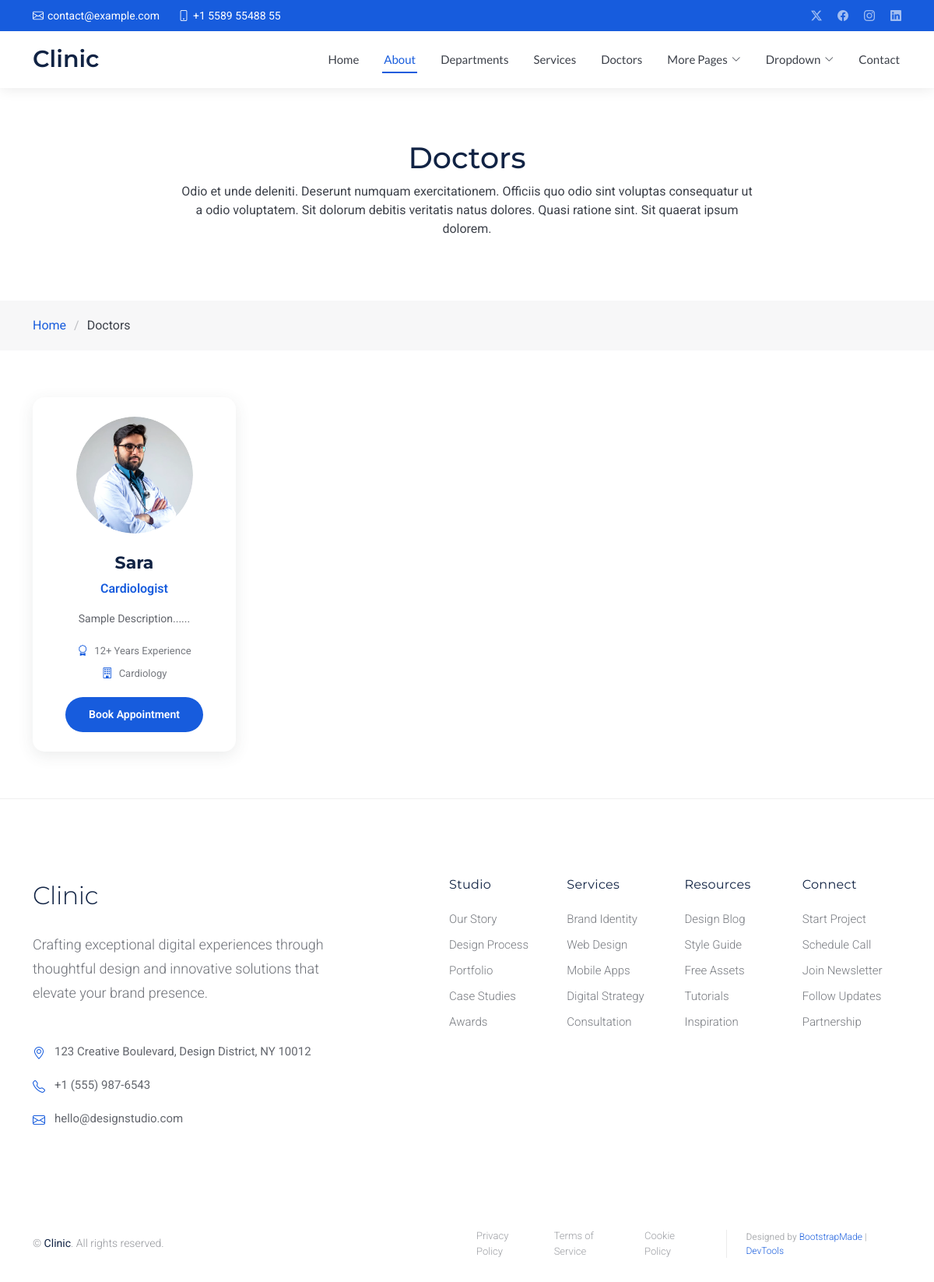
/doctor, run on an earlier commit of the app's database.
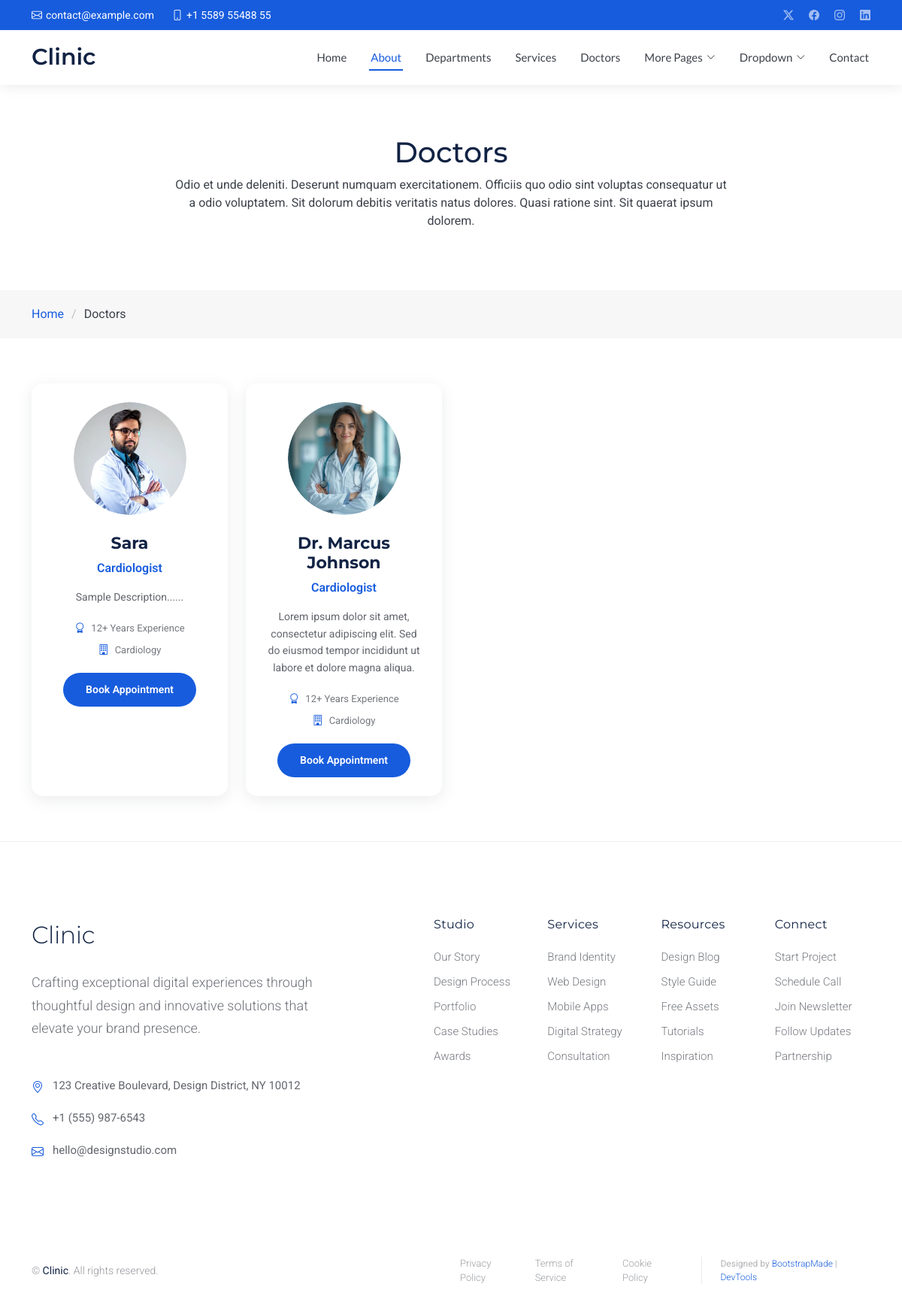
And on a later commit of the database.
### app/models.py (models this page shows, shortened)
class Doctor(models.Model):
    Doctor_name = models.CharField(max_length=100)
    Experience = models.CharField(max_length=100)
    Department_Name = models.CharField(max_length=15)
    Description = models.TextField()
    image = models.ImageField(upload_to= getFileName, null=True, blank=True)
    status = models.BooleanField(default=False, help_text="0:Show, 1:Hidden")
    specialist = models.CharField(max_length=100)
    created_at = models.DateTimeField(auto_now_add=True)

### app/views.py (the view)
# urls.py: path('doctor', views.doctor),
def doctor (request):
    doctors = Doctor.objects.filter(status=False)
    context = {'doctors': doctors}
    return render (request, 'doctors.html', context)

### app/templates/doctors.html (shortened to what this page needs)
{% extends 'base.html' %}
{% load static %}
{% block content %}
<main class="main">
  <div class="page-title">
    <div class="heading">
      <div class="container">
        <div class="row d-flex justify-content-center text-center">
          <div class="col-lg-8">
            <h1 class="heading-title">Doctors</h1>
            <p class="mb-0">
              Odio et unde deleniti. Deserunt numquam exercitationem. Officiis quo
              odio sint voluptas consequatur ut a odio voluptatem. Sit dolorum
              debitis veritatis natus dolores. Quasi ratione sint. Sit quaerat
              ipsum dolorem.
            </p>
          </div>
        </div>
      </div>
    </div>
    <nav class="breadcrumbs">
      <div class="container">
        <ol>
          <li><a href="/">Home</a></li>
          <li class="current">Doctors</li>
        </ol>
      </div>
    </nav>
  </div>
  <section id="doctors" class="doctors section">
    <div class="container" data-aos="fade-up" data-aos-delay="100">
      <div class="row gy-4">
        {% for doctor in doctors %}
        <div class="col-lg-3 col-md-6" data-aos="fade-up" data-aos-delay="100">
          <div class="doctor-card">
            <div class="doctor-image">
            </div>
            <div class="doctor-content">
              <h4>{{ doctor.Doctor_name }}</h4>
              <span class="specialty">{{ doctor.specialist }}</span>
              <p>{{ doctor.Description }}</p>
              <div class="doctor-meta">
                <div class="experience">
                  <i class="bi bi-award"></i>
                  <span>{{ doctor.Experience }}+ Years Experience</span>
                </div>
                <div class="department">
                  <i class="bi bi-building"></i>
                  <span>{{ doctor.Department_Name }}</span>
                </div>
              </div>
              <a href="/appointment" class="btn-appointment">Book Appointment</a>
            </div>
          </div>
        </div>
        {% endfor %}
      </div>
    </div>
  </section>
</main>
{% endblock %}

### app/templates/base.html (shortened to what this page needs)
<!DOCTYPE html>
<html lang="en">
{% load static %}
<head>
  <link href="{% static 'assets/vendor/bootstrap/css/bootstrap.min.css' %}" rel="stylesheet">
  <link href="{% static 'assets/vendor/bootstrap-icons/bootstrap-icons.css' %}" rel="stylesheet">
  <link href="{% static 'assets/vendor/aos/aos.css' %}" rel="stylesheet">
  <link href="{% static 'assets/vendor/glightbox/css/glightbox.min.css' %}" rel="stylesheet">
  <link href="{% static 'assets/vendor/fontawesome-free/css/all.min.css' %}" rel="stylesheet">
  <link href="{% static 'assets/vendor/swiper/swiper-bundle.min.css' %}" rel="stylesheet">
  <link href="{% static 'assets/css/main.css' %}" rel="stylesheet">
</head>
<body class="about-page">
  <header id="header" class="header fixed-top">
    <div class="topbar d-flex align-items-center dark-background">
      <div class="container d-flex justify-content-center justify-content-md-between">
        <div class="contact-info d-flex align-items-center">
          <i class="bi bi-envelope d-flex align-items-center"><a href="mailto:contact@example.com">contact@example.com</a></i>
          <i class="bi bi-phone d-flex align-items-center ms-4"><span>+1 5589 55488 55</span></i>
        </div>
        <div class="social-links d-none d-md-flex align-items-center">
          <a href="#" class="twitter"><i class="bi bi-twitter-x"></i></a>
          <a href="#" class="facebook"><i class="bi bi-facebook"></i></a>
          <a href="#" class="instagram"><i class="bi bi-instagram"></i></a>
          <a href="#" class="linkedin"><i class="bi bi-linkedin"></i></a>
        </div>
      </div>
    </div>
    <div class="branding d-flex align-items-cente">
      <div class="container position-relative d-flex align-items-center justify-content-between">
        <a href="/" class="logo d-flex align-items-center">
          <h1 class="sitename">Clinic</h1>
        </a>
        <nav id="navmenu" class="navmenu">
          <ul>
            <li><a href="/">Home</a></li>
            <li><a href="/about" class="active">About</a></li>
            <li><a href="/departments">Departments</a></li>
            <li><a href="/services">Services</a></li>
            <li><a href="/doctor">Doctors</a></li>
            <li class="dropdown"><a href="#"><span>More Pages</span> <i class="bi bi-chevron-down toggle-dropdown"></i></a>
            </li>
            <li class="dropdown"><a href="#"><span>Dropdown</span> <i class="bi bi-chevron-down toggle-dropdown"></i></a>
            </li>
            <li><a href="/contact">Contact</a></li>
          </ul>
        </nav>
      </div>
    </div>
  </header>
{% block content %}
{% endblock %}
  <footer id="footer" class="footer-16 footer position-relative">
    <div class="container">
      <div class="footer-main" data-aos="fade-up" data-aos-delay="100">
        <div class="row align-items-start">
          <div class="col-lg-5">
            <div class="brand-section">
              <a href="/" class="logo d-flex align-items-center mb-4">
                <span class="sitename">Clinic</span>
              </a>
              <p class="brand-description">Crafting exceptional digital experiences through thoughtful design and innovative solutions that elevate your brand presence.</p>
              <div class="contact-info mt-5">
                <div class="contact-item">
                  <i class="bi bi-geo-alt"></i>
                  <span>123 Creative Boulevard, Design District, NY 10012</span>
                </div>
                <div class="contact-item">
                  <i class="bi bi-telephone"></i>
                  <span>+1 (555) 987-6543</span>
                </div>
                <div class="contact-item">
                  <i class="bi bi-envelope"></i>
                  <span>hello@designstudio.com</span>
                </div>
              </div>
            </div>
          </div>
          <div class="col-lg-7">
            <div class="footer-nav-wrapper">
              <div class="row">
                <div class="col-6 col-lg-3">
                  <div class="nav-column">
                    <h6>Studio</h6>
                    <nav class="footer-nav">
                      <a href="#">Our Story</a>
                      <a href="#">Design Process</a>
                      <a href="#">Portfolio</a>
                      <a href="#">Case Studies</a>
                      <a href="#">Awards</a>
                    </nav>
                  </div>
                </div>
                <div class="col-6 col-lg-3">
                  <div class="nav-column">
                    <h6>Services</h6>
                    <nav class="footer-nav">
                      <a href="#">Brand Identity</a>
                      <a href="#">Web Design</a>
                      <a href="#">Mobile Apps</a>
                      <a href="#">Digital Strategy</a>
                      <a href="#">Consultation</a>
                    </nav>
                  </div>
                </div>
                <div class="col-6 col-lg-3">
                  <div class="nav-column">
                    <h6>Resources</h6>
                    <nav class="footer-nav">
                      <a href="#">Design Blog</a>
                      <a href="#">Style Guide</a>
                      <a href="#">Free Assets</a>
                      <a href="#">Tutorials</a>
                      <a href="#">Inspiration</a>
                    </nav>
                  </div>
                </div>
                <div class="col-6 col-lg-3">
                  <div class="nav-column">
                    <h6>Connect</h6>
                    <nav class="footer-nav">
                      <a href="#">Start Project</a>
                      <a href="#">Schedule Call</a>
                      <a href="#">Join Newsletter</a>
                      <a href="#">Follow Updates</a>
                      <a href="#">Partnership</a>
                    </nav>
                  </div>
                </div>
              </div>
            </div>
          </div>
        </div>
      </div>
    </div>
    <div class="footer-bottom">
      <div class="container">
        <div class="bottom-content" data-aos="fade-up" data-aos-delay="300">
          <div class="row align-items-center">
            <div class="col-lg-6">
              <div class="copyright">
                <p>© <span class="sitename">Clinic</span>. All rights reserved.</p>
              </div>
            </div>
            <div class="col-lg-6">
              <div class="legal-links">
                <a href="#">Privacy Policy</a>
                <a href="#">Terms of Service</a>
                <a href="#">Cookie Policy</a>
                <div class="credits">
                  Designed by <a href="https://bootstrapmade.com/">BootstrapMade</a> | <a href="https://bootstrapmade.com/tools/">DevTools</a>
                </div>
              </div>
            </div>
          </div>
        </div>
      </div>
    </div>
  </footer>
</body>
</html>

What changed in the data, as far as the page shows it:
added Doctor: Doctor_name "Dr. Marcus Johnson", specialist "Cardiologist", Description "Lorem ipsum dolor sit amet, consectetur adipiscing elit. Sed do eiusmod tempor incididunt ut labore et dolore magna aliqua.", Experience "12", Department_Name "Cardiology"
